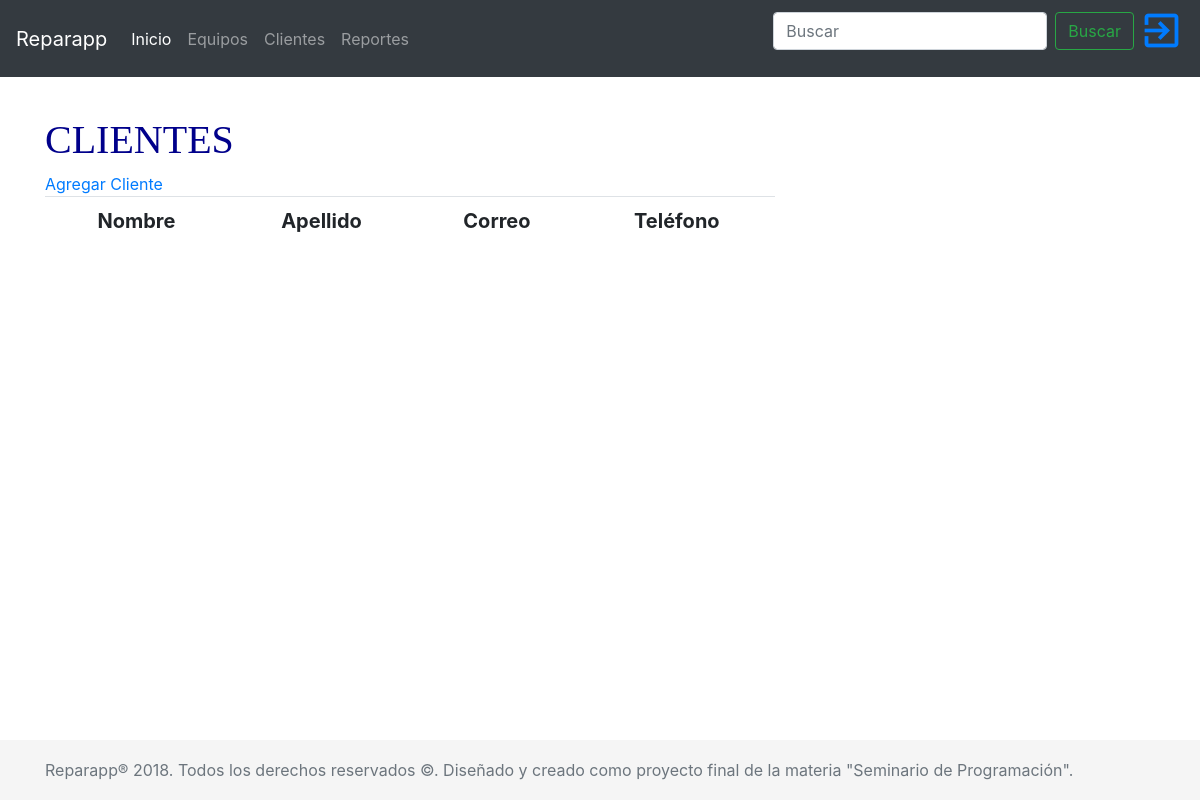
Page /cliente/ on the earlier database version.
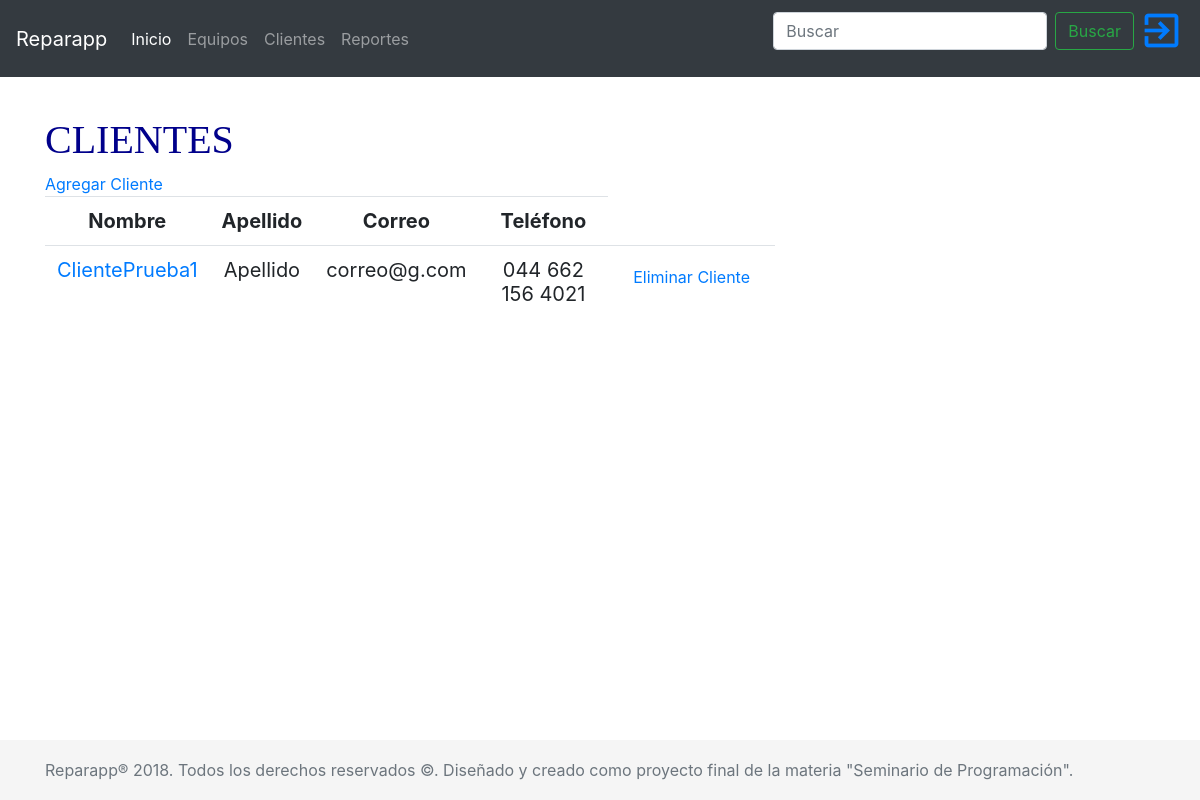
Same page on the later database version.
### reparapp/models.py (models this page shows, shortened)
class Cliente(models.Model):
    nombre = models.CharField(max_length=30)
    apellido = models.CharField(max_length=40)
    correo = models.EmailField()
    telefono = PhoneNumberField()

### reparapp/views.py (the view)
# urls.py: re_path(r'^cliente/$', views.cliente_list, name='cliente_list'),
def cliente_list(request):
    clientes = Cliente.objects.order_by('pk')
    return render(request, 'reparapp/cliente_list.html', {'clientes': clientes})

### reparapp/templates/reparapp/cliente_list.html (shortened to what this page needs)
{% extends 'reparapp/base.html' %}
{% block content %}
<h1 class="keon">CLIENTES</h1>
<a class="pull-right" href="{% url 'cliente_new' %}" class="top-menu">
    Agregar Cliente
</a>
<table class="table table-hover text-center" style="font-size: 20px;">
    <tr class="text-center">
        <th class="text-center">Nombre</th>
        <th class="text-center">Apellido</th>
        <th class="text-center">Correo</th>
        <th class="text-center">Teléfono</th>
    </tr>
    {% for cliente in clientes %}
    <tr>
        <td>
            <a href="{% url 'cliente_detail' pk=cliente.pk %}">{{cliente.nombre}}</a>
        </td>
        <td>{{cliente.apellido}}</td>
        <td>{{cliente.correo}}</td>
        <td>{{cliente.telefono}}</td>
        <td>
            <a class="btn btn-default" href="{% url 'cliente_remove' pk=cliente.pk %}">
                <span class="glyphicon glyphicon-remove">Eliminar Cliente</span>
            </a>
        </td>
    </tr>
    {%endfor%}
</table>
{% endblock %}

Differences in the rows shown:
added Cliente: nombre "ClientePrueba1", apellido "Apellido", correo "correo@g.com", telefono "044 662 156 4021"
